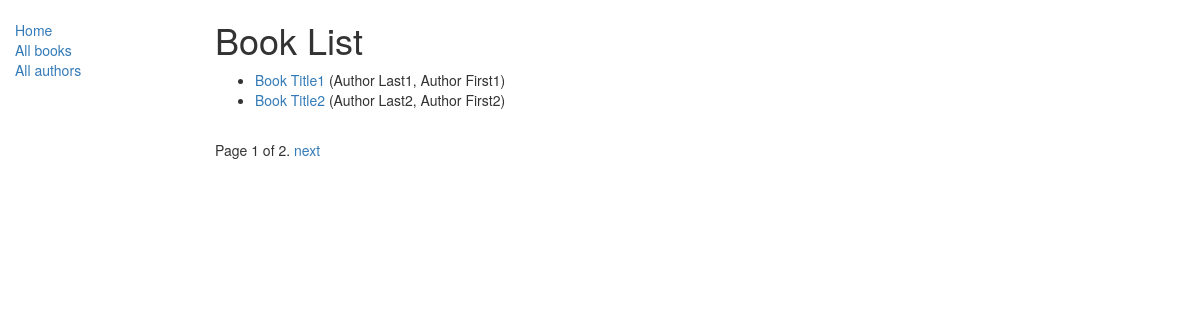
/catalog/books/, run on the app's committed database.
### catalog/models.py (models this page shows, shortened)
class Book(models.Model):
    title = models.CharField(max_length=200)
    author = models.ForeignKey('Author', on_delete=models.SET_NULL, null=True)
    summary = models.TextField(max_length=1000, help_text="Enter a brief description of the book")
    isbn = models.CharField('ISBN',max_length=13, help_text='13 Character <a href="https://www.isbn-international.org/content/what-isbn">ISBN number</a>')
    genre = models.ManyToManyField(Genre, help_text="Select a genre for this book")
    def get_absolute_url(self):
        return reverse('book-detail', args=[str(self.id)])
    def display_genre(self):
        """
        Creates a string for the Genre. This is required to display genre in Admin.
        """
        return ', '.join([ genre.name for genre in self.genre.all()[:3] ])
    display_genre.short_description = 'Genre'

class Author(models.Model):
    first_name = models.CharField(max_length=100)
    last_name = models.CharField(max_length=100)
    date_of_birth = models.DateField(null=True, blank=True)
    date_of_death = models.DateField('Died', null=True, blank=True)
    class Meta:
        ordering = ["last_name","first_name"]
    def __str__(self):
        return '{0}, {1}'.format(self.last_name,self.first_name)

### catalog/views.py (the view)
# urls.py: path('books/', views.BookListView.as_view(), name='books'),
class BookListView(generic.ListView):
    model = Book
    paginate_by = 2
    """context_object_name = 'my_book_list'   # your own name for the list as a template variable
    queryset = Book.objects.filter(title__icontains='war')[:5] # Get 5 books containing the title war
    template_name = 'books/my_arbitrary_template_name_list.html'  # Specify your own template name/location

    def get_queryset(self):
        return Book.objects.filter(title__icontains='war')[:5] # Get 5 books containing the title war

    def get_context_data(self, **kwargs):
        # Call the base implementation first to get a context
        context = super(BookListView, self).get_context_data(**kwargs)
        # Get the blog from id and add it to the context
        context['some_data'] = 'This is just some data'
        return context"""

### catalog/templates/catalog/book_list.html
{% extends "base_generic.html" %}
{% block content %}
    <h1>Book List</h1>
    {% if book_list %}
    <ul>
      {% for book in book_list %}
      <li>
        <a href="{{ book.get_absolute_url }}">{{ book.title }}</a> ({{book.author}})
      </li>
      {% endfor %}
    </ul>
    {% else %}
      <p>There are no books in the library.</p>
    {% endif %}
{% endblock %}

### data on the page
Book: title "Book Title1", author "Author Last1, Author First1"
Book: title "Book Title2", author "Author Last2, Author First2"

### other printed values
{{ page_obj.number }} "1"
{{ page_obj.paginator.num_pages }} "2"
